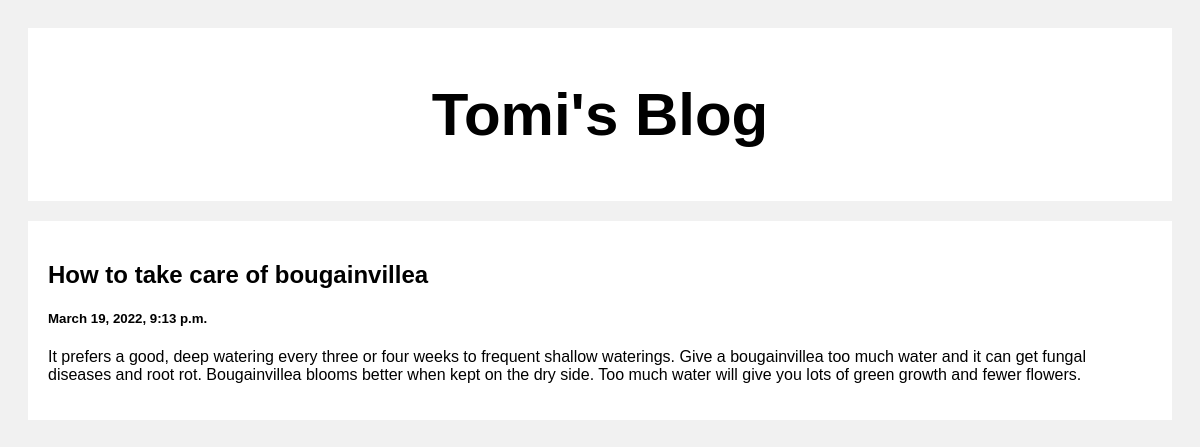
Screenshot of /post/2 with the database file from the repository.
### post/models.py (models this page shows)
class Post(models.Model):
    title= models.CharField(max_length=100)
    body= models.CharField(max_length=100000)
    created_at=models.DateTimeField(default=datetime.now,blank= True)

### post/views.py (the view)
# urls.py: path('', include('post.urls'))
def post(request, pk):
    post= Post.objects.get(id=pk)
    return render(request, 'post.html',{'post': post})

### templates/post.html (shortened to what this page needs)
<!DOCTYPE html>
<html>
<head>
</head>
<body>
<div class="header">
  <h2>Tomi's Blog</h2>
</div>
<div class="row">
  <div class="leftcolumn">
    <div class="card">
      <a style="text-decoration: none; color: black;" href="#">
        <h2>{{post.title}}</h2>
        <h5>{{post.created_at}}</h5>
        <p>{{post.body}}</p>
      </a>
    </div>
  </div>
</div>
</body>
</html>

### templates/post.html (style rules this page uses)
* { box-sizing: border-box; }
body { font-family: Arial; padding: 20px; background: #f1f1f1; }
.header { padding: 2px; font-size: 40px; text-align: center; background: white; }
.leftcolumn { float: left; width: 100%; }
.card { background-color: white; padding: 20px; margin-top: 20px; }
.row:after { content: ""; display: table; clear: both; }

### rows the page displays
Post: title "How to take care of bougainvillea", created_at "March 19, 2022, 9:13 p.m.", body "It prefers a good, deep watering every three or four weeks to frequent shallow waterings. Give a bougainvillea too much water and it can get fungal diseases and root rot. Bougainvillea blooms better when kept on the dry side. Too much water will give you lots of green growth and fewer flowers."
